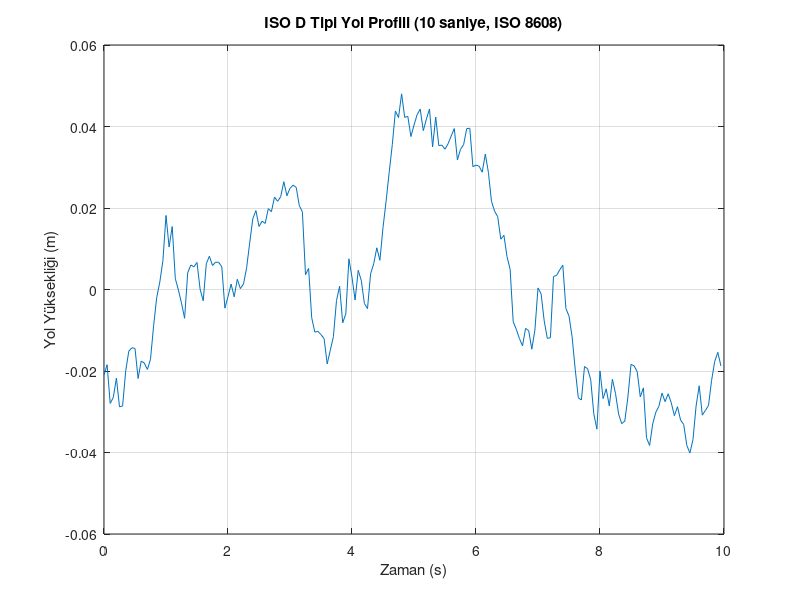

Recreate this plot in MATLAB. (Note: this script raises an error after producing the figure.)
%ISO D Tipi Yol Profili Oluşturma (ISO 8608 Standardına Göre, 10 saniyelik)
%Parametreler
v = 20; % Araç hızı (m/s)
total_time = 10; % Toplam süre (s)
road_length = v * total_time; % Yol uzunluğu (m)
dx = 1; % Örnekleme adımı (m)
n = road_length / dx; % Örnek sayısı
dt = dx / v; % Zaman adımı (s)

% ISO 8608'e göre Güç Spektral Yoğunluğu (PSD) parametreleri
Gq0 = 256e-6; % Referans PSD değeri (m^2/(cycle/m))
n0 = 100; % Referans frekansı (cycle/m)
w = 2; % Pürüzlülük derecesi

% Frekans vektörü
frequencies = (0:n-1) * (2 * pi / road_length);

% Rastgele faz
random_phase = rand(1, n) * 2 * pi;

% Yol profili oluşturma
S = Gq0 * (frequencies / n0) .^ -w; % ISO 8608'e göre PSD
S(1) = 0; % DC bileşeni sıfırlanır
amplitude = sqrt(2 * S / (dx * road_length));
road_profile = real(ifft(amplitude .* exp(1i * random_phase)));

% Zaman vektörü
time = (0:n-1) * dt;

% Yol profilini çizme
figure;
plot(time, road_profile);
xlabel('Zaman (s)');
ylabel('Yol Yüksekliği (m)');
title('ISO D Tipi Yol Profili (10 saniye, ISO 8608)');
grid on;

inputsignal = timeseries(road_profile,time);
